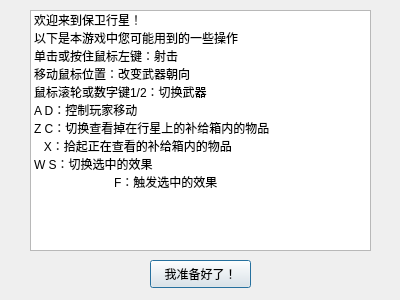
<?xml version="1.0" encoding="UTF-8"?>
<ui version="4.0">
 <class>dialog_help</class>
 <widget class="QDialog" name="dialog_help">
  <property name="geometry">
   <rect>
	<x>0</x>
	<y>0</y>
	<width>400</width>
	<height>300</height>
   </rect>
  </property>
  <property name="windowTitle">
   <string>Dialog</string>
  </property>
  <widget class="QPushButton" name="but_sure">
   <property name="geometry">
	<rect>
	 <x>150</x>
	 <y>260</y>
	 <width>101</width>
	 <height>28</height>
	</rect>
   </property>
   <property name="text">
	<string>我准备好了！</string>
   </property>
  </widget>
  <widget class="QListWidget" name="listWidget">
   <property name="geometry">
	<rect>
	 <x>30</x>
	 <y>10</y>
	 <width>341</width>
	 <height>241</height>
	</rect>
   </property>
   <item>
	<property name="text">
	 <string>欢迎来到保卫行星！</string>
	</property>
   </item>
   <item>
	<property name="text">
	 <string>以下是本游戏中您可能用到的一些操作</string>
	</property>
   </item>
   <item>
	<property name="text">
	 <string>单击或按住鼠标左键：射击</string>
	</property>
   </item>
   <item>
	<property name="text">
	 <string>移动鼠标位置：改变武器朝向</string>
	</property>
   </item>
   <item>
	<property name="text">
	 <string>鼠标滚轮或数字键1/2：切换武器</string>
	</property>
   </item>
   <item>
	<property name="text">
	 <string>A D：控制玩家移动</string>
	</property>
   </item>
   <item>
	<property name="text">
	 <string>Z C：切换查看掉在行星上的补给箱内的物品</string>
	</property>
   </item>
   <item>
	<property name="text">
	 <string>   X：拾起正在查看的补给箱内的物品</string>
	</property>
   </item>
   <item>
	<property name="text">
	 <string>W S：切换选中的效果</string>
	</property>
   </item>
   <item>
	<property name="text">
	 <string>	F：触发选中的效果</string>
	</property>
   </item>
  </widget>
 </widget>
 <resources/>
 <connections/>
</ui>
